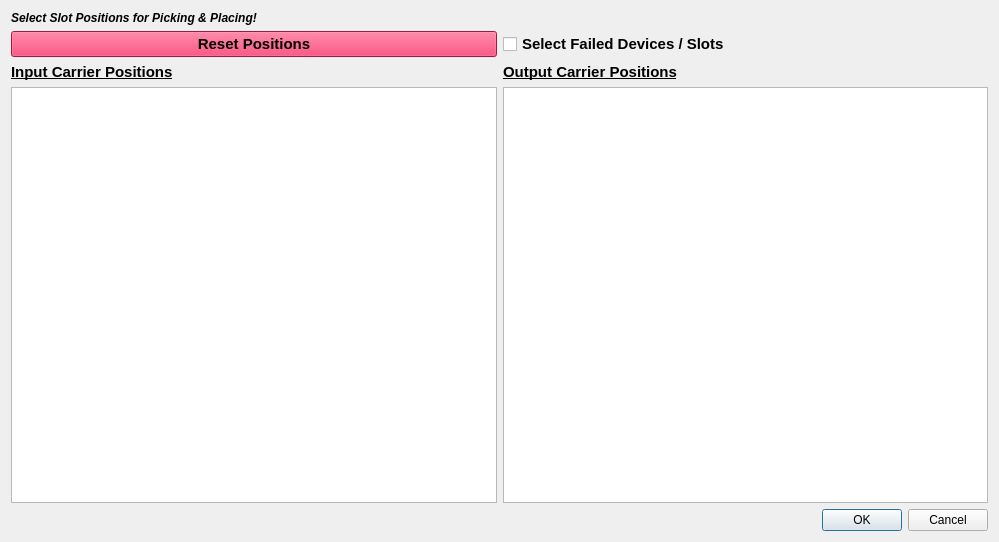
<?xml version="1.0" encoding="UTF-8"?>
<ui version="4.0">
 <class>Dialog</class>
 <widget class="QDialog" name="Dialog">
  <property name="geometry">
   <rect>
    <x>0</x>
    <y>0</y>
    <width>999</width>
    <height>542</height>
   </rect>
  </property>
  <property name="windowTitle">
   <string>Dialog</string>
  </property>
  <layout class="QGridLayout" name="gridLayout">
   <item row="0" column="0" colspan="2">
    <widget class="QLabel" name="label_3">
     <property name="font">
      <font>
       <weight>75</weight>
       <italic>true</italic>
       <bold>true</bold>
      </font>
     </property>
     <property name="text">
      <string>Select Slot Positions for Picking &amp; Placing!</string>
     </property>
     <property name="alignment">
      <set>Qt::AlignLeading|Qt::AlignLeft|Qt::AlignVCenter</set>
     </property>
    </widget>
   </item>
   <item row="7" column="0" colspan="2">
    <widget class="QDialogButtonBox" name="buttonBox">
     <property name="orientation">
      <enum>Qt::Horizontal</enum>
     </property>
     <property name="standardButtons">
      <set>QDialogButtonBox::Cancel|QDialogButtonBox::Ok</set>
     </property>
    </widget>
   </item>
   <item row="6" column="1">
    <widget class="QGraphicsView" name="output_grid"/>
   </item>
   <item row="5" column="1">
    <widget class="QLabel" name="label_2">
     <property name="font">
      <font>
       <pointsize>11</pointsize>
       <weight>75</weight>
       <bold>true</bold>
       <underline>true</underline>
      </font>
     </property>
     <property name="text">
      <string>Output Carrier Positions</string>
     </property>
    </widget>
   </item>
   <item row="5" column="0">
    <widget class="QLabel" name="label">
     <property name="font">
      <font>
       <pointsize>11</pointsize>
       <weight>75</weight>
       <bold>true</bold>
       <underline>true</underline>
      </font>
     </property>
     <property name="text">
      <string>Input Carrier Positions</string>
     </property>
    </widget>
   </item>
   <item row="6" column="0">
    <widget class="QGraphicsView" name="input_grid"/>
   </item>
   <item row="1" column="0">
    <widget class="QPushButton" name="reset_positions_button">
     <property name="palette">
      <palette>
       <active>
        <colorrole role="WindowText">
         <brush brushstyle="SolidPattern">
          <color alpha="255">
           <red>0</red>
           <green>0</green>
           <blue>0</blue>
          </color>
         </brush>
        </colorrole>
        <colorrole role="Button">
         <brush brushstyle="SolidPattern">
          <color alpha="255">
           <red>230</red>
           <green>32</green>
           <blue>84</blue>
          </color>
         </brush>
        </colorrole>
        <colorrole role="Light">
         <brush brushstyle="SolidPattern">
          <color alpha="255">
           <red>255</red>
           <green>125</green>
           <blue>159</blue>
          </color>
         </brush>
        </colorrole>
        <colorrole role="Midlight">
         <brush brushstyle="SolidPattern">
          <color alpha="255">
           <red>242</red>
           <green>78</green>
           <blue>121</blue>
          </color>
         </brush>
        </colorrole>
        <colorrole role="Dark">
         <brush brushstyle="SolidPattern">
          <color alpha="255">
           <red>115</red>
           <green>16</green>
           <blue>42</blue>
          </color>
         </brush>
        </colorrole>
        <colorrole role="Mid">
         <brush brushstyle="SolidPattern">
          <color alpha="255">
           <red>153</red>
           <green>21</green>
           <blue>56</blue>
          </color>
         </brush>
        </colorrole>
        <colorrole role="Text">
         <brush brushstyle="SolidPattern">
          <color alpha="255">
           <red>0</red>
           <green>0</green>
           <blue>0</blue>
          </color>
         </brush>
        </colorrole>
        <colorrole role="BrightText">
         <brush brushstyle="SolidPattern">
          <color alpha="255">
           <red>255</red>
           <green>255</green>
           <blue>255</blue>
          </color>
         </brush>
        </colorrole>
        <colorrole role="ButtonText">
         <brush brushstyle="SolidPattern">
          <color alpha="255">
           <red>0</red>
           <green>0</green>
           <blue>0</blue>
          </color>
         </brush>
        </colorrole>
        <colorrole role="Base">
         <brush brushstyle="SolidPattern">
          <color alpha="255">
           <red>255</red>
           <green>255</green>
           <blue>255</blue>
          </color>
         </brush>
        </colorrole>
        <colorrole role="Window">
         <brush brushstyle="SolidPattern">
          <color alpha="255">
           <red>230</red>
           <green>32</green>
           <blue>84</blue>
          </color>
         </brush>
        </colorrole>
        <colorrole role="Shadow">
         <brush brushstyle="SolidPattern">
          <color alpha="255">
           <red>0</red>
           <green>0</green>
           <blue>0</blue>
          </color>
         </brush>
        </colorrole>
        <colorrole role="AlternateBase">
         <brush brushstyle="SolidPattern">
          <color alpha="255">
           <red>242</red>
           <green>143</green>
           <blue>169</blue>
          </color>
         </brush>
        </colorrole>
        <colorrole role="ToolTipBase">
         <brush brushstyle="SolidPattern">
          <color alpha="255">
           <red>255</red>
           <green>255</green>
           <blue>220</blue>
          </color>
         </brush>
        </colorrole>
        <colorrole role="ToolTipText">
         <brush brushstyle="SolidPattern">
          <color alpha="255">
           <red>0</red>
           <green>0</green>
           <blue>0</blue>
          </color>
         </brush>
        </colorrole>
        <colorrole role="PlaceholderText">
         <brush brushstyle="SolidPattern">
          <color alpha="128">
           <red>0</red>
           <green>0</green>
           <blue>0</blue>
          </color>
         </brush>
        </colorrole>
       </active>
       <inactive>
        <colorrole role="WindowText">
         <brush brushstyle="SolidPattern">
          <color alpha="255">
           <red>0</red>
           <green>0</green>
           <blue>0</blue>
          </color>
         </brush>
        </colorrole>
        <colorrole role="Button">
         <brush brushstyle="SolidPattern">
          <color alpha="255">
           <red>230</red>
           <green>32</green>
           <blue>84</blue>
          </color>
         </brush>
        </colorrole>
        <colorrole role="Light">
         <brush brushstyle="SolidPattern">
          <color alpha="255">
           <red>255</red>
           <green>125</green>
           <blue>159</blue>
          </color>
         </brush>
        </colorrole>
        <colorrole role="Midlight">
         <brush brushstyle="SolidPattern">
          <color alpha="255">
           <red>242</red>
           <green>78</green>
           <blue>121</blue>
          </color>
         </brush>
        </colorrole>
        <colorrole role="Dark">
         <brush brushstyle="SolidPattern">
          <color alpha="255">
           <red>115</red>
           <green>16</green>
           <blue>42</blue>
          </color>
         </brush>
        </colorrole>
        <colorrole role="Mid">
         <brush brushstyle="SolidPattern">
          <color alpha="255">
           <red>153</red>
           <green>21</green>
           <blue>56</blue>
          </color>
         </brush>
        </colorrole>
        <colorrole role="Text">
         <brush brushstyle="SolidPattern">
          <color alpha="255">
           <red>0</red>
           <green>0</green>
           <blue>0</blue>
          </color>
         </brush>
        </colorrole>
        <colorrole role="BrightText">
         <brush brushstyle="SolidPattern">
          <color alpha="255">
           <red>255</red>
           <green>255</green>
           <blue>255</blue>
          </color>
         </brush>
        </colorrole>
        <colorrole role="ButtonText">
         <brush brushstyle="SolidPattern">
          <color alpha="255">
           <red>0</red>
           <green>0</green>
           <blue>0</blue>
          </color>
         </brush>
        </colorrole>
        <colorrole role="Base">
         <brush brushstyle="SolidPattern">
          <color alpha="255">
           <red>255</red>
           <green>255</green>
           <blue>255</blue>
          </color>
         </brush>
        </colorrole>
        <colorrole role="Window">
         <brush brushstyle="SolidPattern">
          <color alpha="255">
           <red>230</red>
           <green>32</green>
           <blue>84</blue>
          </color>
         </brush>
        </colorrole>
        <colorrole role="Shadow">
         <brush brushstyle="SolidPattern">
          <color alpha="255">
           <red>0</red>
           <green>0</green>
           <blue>0</blue>
          </color>
         </brush>
        </colorrole>
        <colorrole role="AlternateBase">
         <brush brushstyle="SolidPattern">
          <color alpha="255">
           <red>242</red>
           <green>143</green>
           <blue>169</blue>
          </color>
         </brush>
        </colorrole>
        <colorrole role="ToolTipBase">
         <brush brushstyle="SolidPattern">
          <color alpha="255">
           <red>255</red>
           <green>255</green>
           <blue>220</blue>
          </color>
         </brush>
        </colorrole>
        <colorrole role="ToolTipText">
         <brush brushstyle="SolidPattern">
          <color alpha="255">
           <red>0</red>
           <green>0</green>
           <blue>0</blue>
          </color>
         </brush>
        </colorrole>
        <colorrole role="PlaceholderText">
         <brush brushstyle="SolidPattern">
          <color alpha="128">
           <red>0</red>
           <green>0</green>
           <blue>0</blue>
          </color>
         </brush>
        </colorrole>
       </inactive>
       <disabled>
        <colorrole role="WindowText">
         <brush brushstyle="SolidPattern">
          <color alpha="255">
           <red>115</red>
           <green>16</green>
           <blue>42</blue>
          </color>
         </brush>
        </colorrole>
        <colorrole role="Button">
         <brush brushstyle="SolidPattern">
          <color alpha="255">
           <red>230</red>
           <green>32</green>
           <blue>84</blue>
          </color>
         </brush>
        </colorrole>
        <colorrole role="Light">
         <brush brushstyle="SolidPattern">
          <color alpha="255">
           <red>255</red>
           <green>125</green>
           <blue>159</blue>
          </color>
         </brush>
        </colorrole>
        <colorrole role="Midlight">
         <brush brushstyle="SolidPattern">
          <color alpha="255">
           <red>242</red>
           <green>78</green>
           <blue>121</blue>
          </color>
         </brush>
        </colorrole>
        <colorrole role="Dark">
         <brush brushstyle="SolidPattern">
          <color alpha="255">
           <red>115</red>
           <green>16</green>
           <blue>42</blue>
          </color>
         </brush>
        </colorrole>
        <colorrole role="Mid">
         <brush brushstyle="SolidPattern">
          <color alpha="255">
           <red>153</red>
           <green>21</green>
           <blue>56</blue>
          </color>
         </brush>
        </colorrole>
        <colorrole role="Text">
         <brush brushstyle="SolidPattern">
          <color alpha="255">
           <red>115</red>
           <green>16</green>
           <blue>42</blue>
          </color>
         </brush>
        </colorrole>
        <colorrole role="BrightText">
         <brush brushstyle="SolidPattern">
          <color alpha="255">
           <red>255</red>
           <green>255</green>
           <blue>255</blue>
          </color>
         </brush>
        </colorrole>
        <colorrole role="ButtonText">
         <brush brushstyle="SolidPattern">
          <color alpha="255">
           <red>115</red>
           <green>16</green>
           <blue>42</blue>
          </color>
         </brush>
        </colorrole>
        <colorrole role="Base">
         <brush brushstyle="SolidPattern">
          <color alpha="255">
           <red>230</red>
           <green>32</green>
           <blue>84</blue>
          </color>
         </brush>
        </colorrole>
        <colorrole role="Window">
         <brush brushstyle="SolidPattern">
          <color alpha="255">
           <red>230</red>
           <green>32</green>
           <blue>84</blue>
          </color>
         </brush>
        </colorrole>
        <colorrole role="Shadow">
         <brush brushstyle="SolidPattern">
          <color alpha="255">
           <red>0</red>
           <green>0</green>
           <blue>0</blue>
          </color>
         </brush>
        </colorrole>
        <colorrole role="AlternateBase">
         <brush brushstyle="SolidPattern">
          <color alpha="255">
           <red>230</red>
           <green>32</green>
           <blue>84</blue>
          </color>
         </brush>
        </colorrole>
        <colorrole role="ToolTipBase">
         <brush brushstyle="SolidPattern">
          <color alpha="255">
           <red>255</red>
           <green>255</green>
           <blue>220</blue>
          </color>
         </brush>
        </colorrole>
        <colorrole role="ToolTipText">
         <brush brushstyle="SolidPattern">
          <color alpha="255">
           <red>0</red>
           <green>0</green>
           <blue>0</blue>
          </color>
         </brush>
        </colorrole>
        <colorrole role="PlaceholderText">
         <brush brushstyle="SolidPattern">
          <color alpha="128">
           <red>0</red>
           <green>0</green>
           <blue>0</blue>
          </color>
         </brush>
        </colorrole>
       </disabled>
      </palette>
     </property>
     <property name="font">
      <font>
       <pointsize>11</pointsize>
       <weight>75</weight>
       <bold>true</bold>
      </font>
     </property>
     <property name="text">
      <string>Reset Positions</string>
     </property>
    </widget>
   </item>
   <item row="1" column="1">
    <widget class="QCheckBox" name="select_failures_checkbox">
     <property name="font">
      <font>
       <pointsize>11</pointsize>
       <weight>75</weight>
       <bold>true</bold>
      </font>
     </property>
     <property name="text">
      <string>Select Failed Devices / Slots</string>
     </property>
    </widget>
   </item>
  </layout>
 </widget>
 <resources/>
 <connections>
  <connection>
   <sender>buttonBox</sender>
   <signal>accepted()</signal>
   <receiver>Dialog</receiver>
   <slot>accept()</slot>
   <hints>
    <hint type="sourcelabel">
     <x>248</x>
     <y>254</y>
    </hint>
    <hint type="destinationlabel">
     <x>157</x>
     <y>274</y>
    </hint>
   </hints>
  </connection>
  <connection>
   <sender>buttonBox</sender>
   <signal>rejected()</signal>
   <receiver>Dialog</receiver>
   <slot>reject()</slot>
   <hints>
    <hint type="sourcelabel">
     <x>316</x>
     <y>260</y>
    </hint>
    <hint type="destinationlabel">
     <x>286</x>
     <y>274</y>
    </hint>
   </hints>
  </connection>
 </connections>
</ui>
